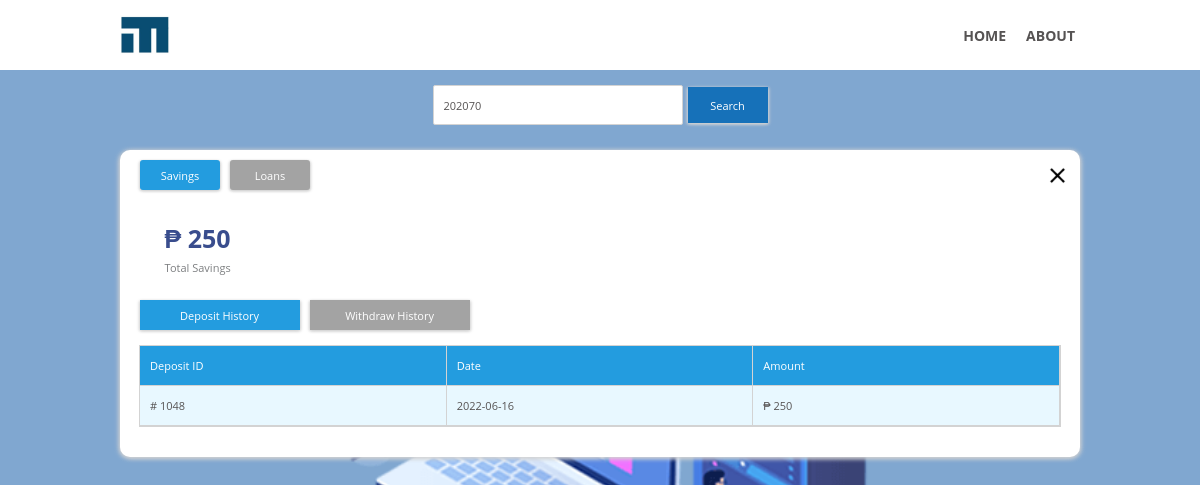
/microfinance_search_result.php?id=202070, run on the app's committed database.
### tables this page shows
CREATE TABLE `deposit` (
  `id` int(255) NOT NULL,
  `userid` varchar(255) NOT NULL,
  `lastname` varchar(255) NOT NULL,
  `firstname` varchar(255) NOT NULL,
  `middlename` varchar(255) NOT NULL,
  `dateofbirth` varchar(255) NOT NULL,
  `age` varchar(255) NOT NULL,
  `gender` varchar(255) NOT NULL,
  `barangay` varchar(255) NOT NULL,
  `municipality` varchar(255) NOT NULL,
  `province` varchar(255) NOT NULL,
  `email` varchar(255) NOT NULL,
  `contact` varchar(255) NOT NULL,
  `savings` varchar(255) NOT NULL,
  `depositdate` varchar(255) NOT NULL,
  `depositamount` varchar(255) NOT NULL
);

### microfinance_search_result.php (the view, shortened to what this page needs)
<!DOCTYPE html>
<html>
<head>
	<link rel="stylesheet" type="text/css" href="asset/css/style.css">
</head>
<body>
	<div class="myheader" id="blur">
		<img id="menuimg" src="asset/icons/logo1.JPEG" width="50;" height="40;">
		<div class="button">
			<a href="./microfinance.php"><label>HOME</label></a>
			<a href="./about.php" ><label>ABOUT</label></a>
		</div>
	</div>
	<div class="searchid"  id="blur2">
		<form autocomplete="off">
		<input type="number" name="id" id="search" value="<?php echo $_GET['id'];?>" required/>
		<button>Search</button>
	</form>
	</div>
	<div class="rightdiv" id="rightdiv">
		<div class="search-add" id="search-add-refreshbtn">
			<div class=""  id="refresh-add">
				<a id="displaysavings" style="background-color: #239cdf;">
					<label>Savings<label>
				</a>
				<a id="displayloan">
					<label>Loans<label>
				</a>
			</div>
			<img id="close" src="asset/icons/352270.PNG" width="25" height="25">
		</div>
		<div class="loanprofile">
			<div class="savingsprofile" id="savingsprofile" style="display: flex">
				<div class="usersavings">
					<div class="usertotalsavings">
						<div class="usertotalsavings1">
						<div class="usersavingsamount">
							<label>₱ <?php echo $_SESSION['savings']; ?></label>
						</div>
						<div class="usertotalsavingsheader">
							<label>Total Savings</label>
						</div>
					</div>
					</div>
				</div>
				<div class="usersavingstransaction">
					<div class="loanprofileloanbtn">
						<button type="button" id="btn111">Deposit History</button>
						<button type="button" id="btn222">Withdraw History</button>
					</div>
					<div class="savingstransaction" id="deposithistory">
				<?php
			        $conn = connection();
					$id = $_GET['id'];
				  	$sql = "SELECT * FROM deposit WHERE userid = '$id' order by id desc";
				    $result = $conn->query($sql) or die ($conn->error);
				    $row = $result->fetch_assoc();
				?>
			<div class="table" id="table">
			<div class="tableheader" id="tableheader">
				<div class="tablename" id="tablename" style="width:50%;" >
					<label>Deposit ID</label>
				</div>
				<div class="tablename" id="tablename" style="width:50%;" >
					<label>Date</label>
				</div>
				<div class="tablename" style="width: 50%;">
					<label>Amount</label>
				</div>
			</div>
			 <?php do{ ?>
			<div class="list">
				<a >
					<div class="tablename" id="tablename" style="width: 50%;">
						<label># <?php echo $row['id']; ?></label>
					</div>
					<div class="tablename" id="tablename" style="width: 50%;">
						<label><?php echo $row['depositdate']; ?></label>
					</div>
					<div class="tablename" id="" style="width: 50%;">
						<label>₱ <?php echo $row['depositamount']; ?></label>
					</div>
				</a>
			</div>
			<?php }while ($row = $result->fetch_assoc()) ?>
		</div>
					</div>
				</div>
			</div>
			</div>
		</div>
</body>
</html>

### asset/css/style.css (style rules this page uses)
* { margin: 0; padding: 0; box-sizing: border-box; color: #565353; font-size: 11px; font-family: 'Open Sans', sans-serif; }
html { border: 5px dashed back; width: 100%; scroll-behavior: smooth; display: flex; background-color: #e8f8ff; }
body { display: flex; width: 100%; }
.rightdiv { width: 80%; height: 100%; display: flex; flex-direction: column; background-color: #f4f4f4; margin: auto; margin-right: 0; background-color: #e8f8ff; }
.search-add { display: flex; width: 100%; height: 50px; }
#refresh-add { display: flex; width: auto; }
.search-add form button, .searchid button { background-color: #1671b9; width: 80px; height: 30px; margin-left: 10px; box-shadow: -1px 1px 3px lightgrey, 1px 1px 3px lightgrey; }
.search-add button, .search-add a { width: 115px; height: 30px; margin: auto; margin-left: 10px; cursor: pointer; border: none; border-radius: 3px; background-color: #1dbf04; color: white; box-shadow: -1px 1px 3px lightgrey, 1px 1px 3px lightgrey; }
.search-add a { display: flex; text-decoration: none; background-color: #394d8d; gap: 5px; }
.search-add a label { margin: auto; color: white; cursor: pointer; }
.table { width: 100%; height: auto; display: flex; margin: auto; flex-direction: column; background-color: white; }
.tableheader { background-color:#239cdf; position: sticky; top: 0; }
#tableheader { position: sticky; top: 0; }
.tableheader, .list a, .tableheader, .list { width: 100%; height: 40px; display: flex; border-bottom: 1px solid lightgray; text-decoration: none; }
.list:nth-of-type(even) { background-color: #e8f8ff; }
.tableheader .tablename, .list a .tablename, .list .tablename { width: 100%; height: 100%; display: flex; border-right: 1px solid lightgray; }
.tableheader .tablename label { color: white; }
.tableheader .tablename label, .list a .tablename label, .list .tablename label { margin: auto; margin-left: 10px; text-transform: capitalize; }
.list a .tablename label { cursor: pointer; font-size: 11px; text-transform: capitalize; }
.loanprofile { width: 98%; height: auto; margin: auto; margin-top: 10px; display: flex; gap: 10px; margin-bottom: 20px; flex-direction: column; }
.savingsprofile { width: 100%; height: auto; background-color: white; box-shadow: -1px 1px 5px lightgrey, 1px 1px 5px lightgrey; display: flex; display: none; flex-direction: column; }
.usersavings { width: 100%; display: flex; }
.usertotalsavings { width: 30%; height: auto; display: flex; flex-direction: row; margin: auto; margin-left: 15px; }
.usertotalsavings1 { width: 70%; height: 100%; display: flex; flex-direction: column; }
.usertotalsavingsheader { width: 100%; height: 30px; display: flex; }
.usersavingsamount label { margin: auto; margin-left: 20px; font-weight: bold; margin-bottom: 5px; font-size: 25px; font-weight: bold; color: #394d8d; }
.usertotalsavingsheader label { margin: auto; margin-left: 20px; font-weight: bold; margin-top: 0px; color: #7d7f81; font-weight: normal; }
.usersavingsamount { height: 50px; display: flex; width: 100%; display: flex; }
.usersavingstransaction { width: 100%; height: auto; max-height: 400px; display: flex; flex-direction: column; }
.savingstransaction { width: 100%; height: 100%; display: flex; flex-direction: column; overflow: hidden; overflow-y: scroll; }
#deposithistory { margin-bottom: 10px; }
.loanprofileloan .loanprofileloanbtn ,.usersavingstransaction .loanprofileloanbtn { width: 100%; height: 50px; min-height: 50px; display: flex; }
.loanprofileloan .loanprofileloanbtn button, .usersavingstransaction .loanprofileloanbtn button { background-color: #239cdf; width: 90px; height: 30px; margin: auto; margin-left: 10px; box-shadow: -1px 1px 3px lightgrey, 1px 1px 3px lightgrey; border: none; color: white ; cursor: pointer; margin-right: 0; }
.loanprofileloan .loanprofileloanbtn #btn22 ,.usersavingstransaction .loanprofileloanbtn #btn222 { width: 150px; background-color: #a3a3a3; }
.usersavingstransaction .loanprofileloanbtn #btn222 ,.usersavingstransaction .loanprofileloanbtn #btn111 { width: 160px; }

### data on the page
deposit: id "1048", depositdate "2022-06-16", depositamount "250"

### other printed values
$_SESSION['savings'] "250"
